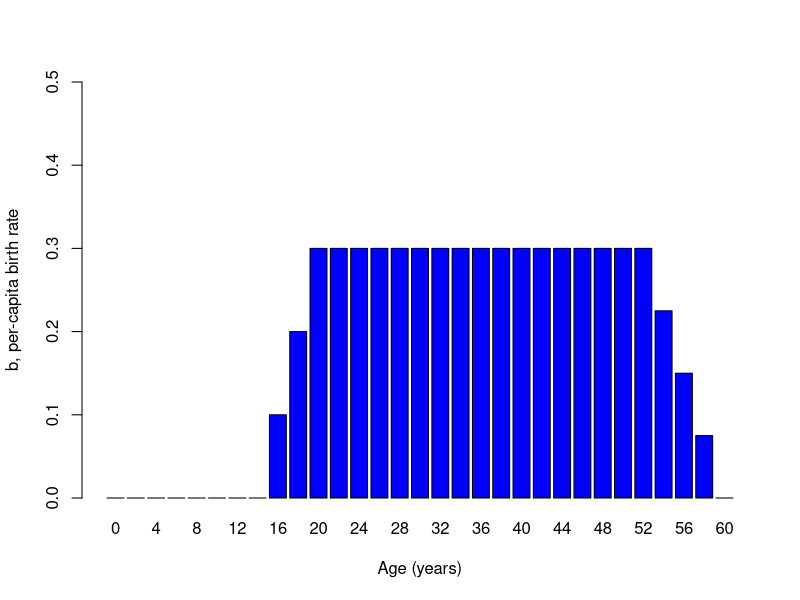
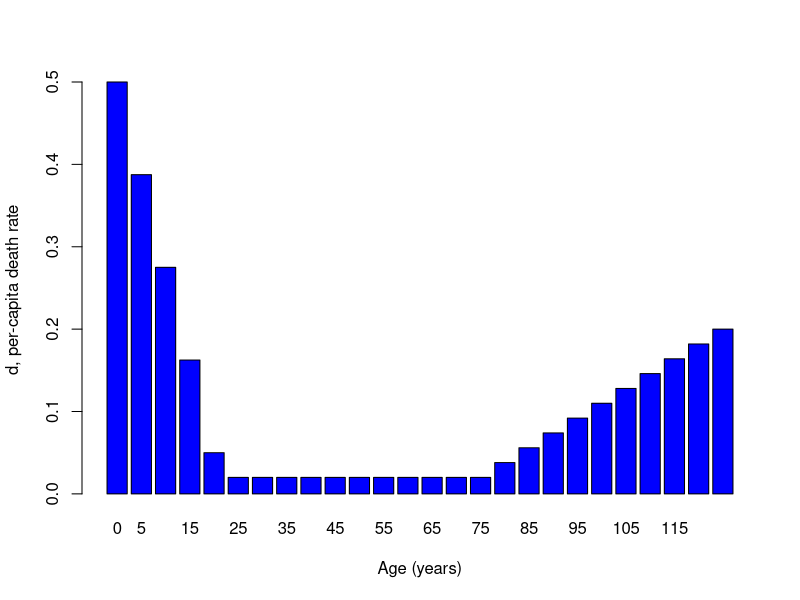

R code for these plots, in order:
## ---- chunk 1
knitr::opts_chunk$set(echo = TRUE, cache = TRUE)
## ---- chunk 2
Elephant_age <- seq(0,60,by=2)

Birth_rate <- c(rep(0,times=7),seq(0,0.3,length=4),rep(0.3,times=15),seq(0.3,0,length=5))

names(Birth_rate) <- Elephant_age

barplot(Birth_rate,xlab="Age (years)",ylab="b, per-capita birth rate",col="blue",ylim=c(0,0.5))

## ---- chunk 3
Tortoise_age <- seq(0,120,by=5)

Death_rate <- c(seq(0.5,0.05,length=5),seq(0.02,0.02,length=10),seq(0.02,0.2,length=11))

names(Death_rate) <- Tortoise_age

barplot(Death_rate,xlab="Age (years)",ylab="d, per-capita death rate",col="blue")

## ---- chunk 4
lifetable <- read.csv("life_table.csv")
## ---- chunk 5
knitr::kable(lifetable,caption="",col.names = c("x","S(x)","b(x)","l(x)","g(x)"))
